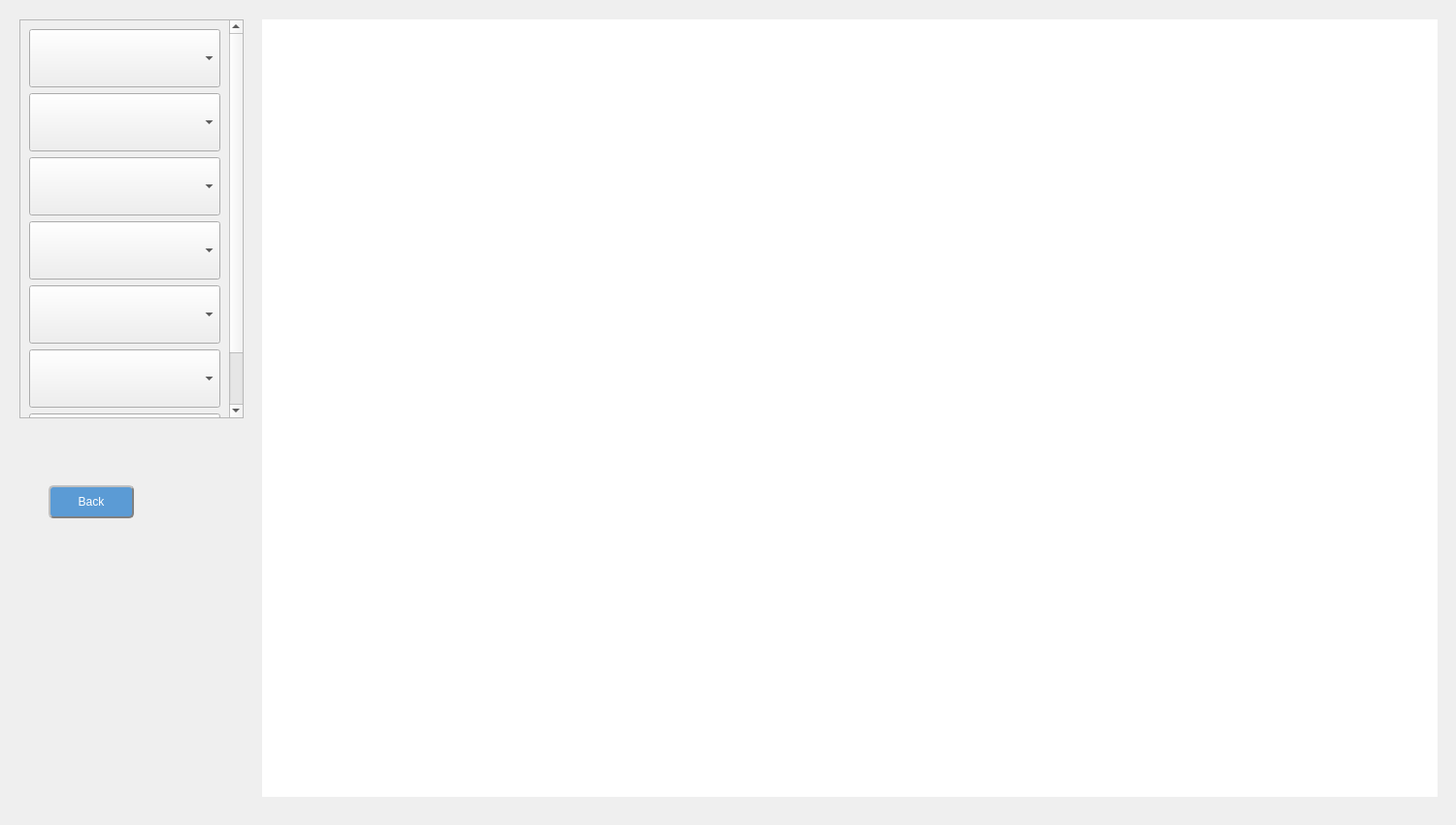
<?xml version="1.0" encoding="UTF-8"?>
<ui version="4.0">
 <class>newSetUpForm</class>
 <widget class="QWidget" name="newSetUpForm">
  <property name="geometry">
   <rect>
    <x>0</x>
    <y>0</y>
    <width>1500</width>
    <height>850</height>
   </rect>
  </property>
  <property name="windowTitle">
   <string>Form</string>
  </property>
  <widget class="QListWidget" name="listWidget">
   <property name="geometry">
    <rect>
     <x>270</x>
     <y>20</y>
     <width>1211</width>
     <height>801</height>
    </rect>
   </property>
   <property name="styleSheet">
    <string notr="true">QListWidget{  
    background:white;  
    color:black;  
    border:none;  
}  
  
QListWidget::item{  
    height: 195px;  
	width: 200px;  
	border-bottom: 2px solid black;
	border-right: 2px solid black;
}  
  
</string>
   </property>
   <property name="flow">
    <enum>QListView::LeftToRight</enum>
   </property>
   <property name="isWrapping" stdset="0">
    <bool>true</bool>
   </property>
  </widget>
  <widget class="QScrollArea" name="scrollArea">
   <property name="geometry">
    <rect>
     <x>20</x>
     <y>20</y>
     <width>231</width>
     <height>411</height>
    </rect>
   </property>
   <property name="widgetResizable">
    <bool>true</bool>
   </property>
   <widget class="QWidget" name="scrollAreaWidgetContents">
    <property name="geometry">
     <rect>
      <x>0</x>
      <y>0</y>
      <width>207</width>
      <height>468</height>
     </rect>
    </property>
    <layout class="QVBoxLayout" name="verticalLayout">
     <item>
      <widget class="QComboBox" name="comboBox_2">
       <property name="minimumSize">
        <size>
         <width>0</width>
         <height>60</height>
        </size>
       </property>
      </widget>
     </item>
     <item>
      <widget class="QComboBox" name="comboBox_4">
       <property name="minimumSize">
        <size>
         <width>0</width>
         <height>60</height>
        </size>
       </property>
      </widget>
     </item>
     <item>
      <widget class="QComboBox" name="comboBox_3">
       <property name="minimumSize">
        <size>
         <width>0</width>
         <height>60</height>
        </size>
       </property>
      </widget>
     </item>
     <item>
      <widget class="QComboBox" name="comboBox_5">
       <property name="minimumSize">
        <size>
         <width>0</width>
         <height>60</height>
        </size>
       </property>
      </widget>
     </item>
     <item>
      <widget class="QComboBox" name="comboBox_7">
       <property name="minimumSize">
        <size>
         <width>0</width>
         <height>60</height>
        </size>
       </property>
      </widget>
     </item>
     <item>
      <widget class="QComboBox" name="comboBox_6">
       <property name="minimumSize">
        <size>
         <width>0</width>
         <height>60</height>
        </size>
       </property>
      </widget>
     </item>
     <item>
      <widget class="QComboBox" name="comboBox">
       <property name="minimumSize">
        <size>
         <width>0</width>
         <height>60</height>
        </size>
       </property>
      </widget>
     </item>
    </layout>
   </widget>
  </widget>
  <widget class="QPushButton" name="btn_goback">
   <property name="geometry">
    <rect>
     <x>50</x>
     <y>500</y>
     <width>88</width>
     <height>34</height>
    </rect>
   </property>
   <property name="styleSheet">
    <string notr="true">QPushButton{
background-color:rgba(91,155,213,100%);
color: white;   
border-radius: 5px;  
border: 2px groove gray; 
border-style: outset;
}
QPushButton:pressed{
background-color:rgb(85, 170, 255);
 border-style: inset;
}</string>
   </property>
   <property name="text">
    <string>Back</string>
   </property>
  </widget>
 </widget>
 <resources/>
 <connections/>
</ui>
